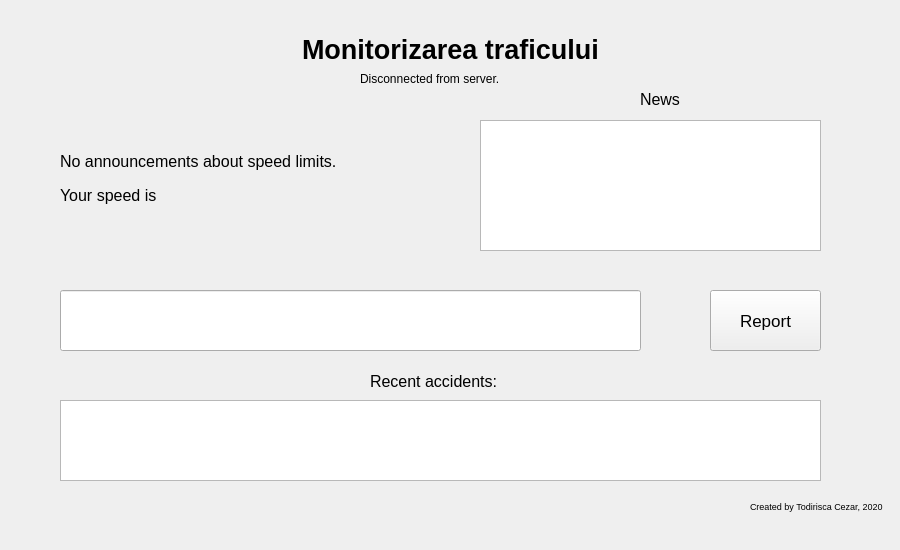
<?xml version="1.0" encoding="UTF-8"?>
<ui version="4.0">
 <class>main_window</class>
 <widget class="QMainWindow" name="main_window">
  <property name="geometry">
   <rect>
    <x>0</x>
    <y>0</y>
    <width>900</width>
    <height>550</height>
   </rect>
  </property>
  <property name="minimumSize">
   <size>
    <width>900</width>
    <height>500</height>
   </size>
  </property>
  <property name="maximumSize">
   <size>
    <width>900</width>
    <height>550</height>
   </size>
  </property>
  <property name="windowTitle">
   <string>Monitorizarea Traficului UI</string>
  </property>
  <widget class="QWidget" name="centralwidget">
   <widget class="QTextBrowser" name="alert_log">
    <property name="geometry">
     <rect>
      <x>60</x>
      <y>400</y>
      <width>761</width>
      <height>81</height>
     </rect>
    </property>
   </widget>
   <widget class="QLabel" name="create_log">
    <property name="geometry">
     <rect>
      <x>750</x>
      <y>500</y>
      <width>136</width>
      <height>13</height>
     </rect>
    </property>
    <property name="font">
     <font>
      <pointsize>7</pointsize>
     </font>
    </property>
    <property name="text">
     <string>Created by Todirisca Cezar, 2020</string>
    </property>
   </widget>
   <widget class="QLabel" name="alert_title">
    <property name="geometry">
     <rect>
      <x>370</x>
      <y>370</y>
      <width>135</width>
      <height>23</height>
     </rect>
    </property>
    <property name="font">
     <font>
      <pointsize>12</pointsize>
     </font>
    </property>
    <property name="text">
     <string>Recent accidents: </string>
    </property>
   </widget>
   <widget class="QLabel" name="hello_label">
    <property name="geometry">
     <rect>
      <x>780</x>
      <y>10</y>
      <width>101</width>
      <height>20</height>
     </rect>
    </property>
    <property name="font">
     <font>
      <pointsize>8</pointsize>
     </font>
    </property>
    <property name="text">
     <string/>
    </property>
   </widget>
   <widget class="QLineEdit" name="accident_input">
    <property name="geometry">
     <rect>
      <x>60</x>
      <y>290</y>
      <width>581</width>
      <height>61</height>
     </rect>
    </property>
    <property name="font">
     <font>
      <pointsize>14</pointsize>
     </font>
    </property>
   </widget>
   <widget class="QPushButton" name="report_btn">
    <property name="geometry">
     <rect>
      <x>710</x>
      <y>290</y>
      <width>111</width>
      <height>61</height>
     </rect>
    </property>
    <property name="font">
     <font>
      <pointsize>13</pointsize>
     </font>
    </property>
    <property name="text">
     <string>Report</string>
    </property>
   </widget>
   <widget class="QWidget" name="layoutWidget">
    <property name="geometry">
     <rect>
      <x>0</x>
      <y>30</y>
      <width>901</width>
      <height>39</height>
     </rect>
    </property>
    <layout class="QHBoxLayout" name="horizontalLayout">
     <item>
      <spacer name="horizontalSpacer">
       <property name="orientation">
        <enum>Qt::Horizontal</enum>
       </property>
       <property name="sizeHint" stdset="0">
        <size>
         <width>40</width>
         <height>20</height>
        </size>
       </property>
      </spacer>
     </item>
     <item>
      <widget class="QLabel" name="main_title">
       <property name="font">
        <font>
         <pointsize>20</pointsize>
         <weight>75</weight>
         <bold>true</bold>
        </font>
       </property>
       <property name="text">
        <string>Monitorizarea traficului</string>
       </property>
      </widget>
     </item>
     <item>
      <spacer name="horizontalSpacer_2">
       <property name="orientation">
        <enum>Qt::Horizontal</enum>
       </property>
       <property name="sizeHint" stdset="0">
        <size>
         <width>40</width>
         <height>20</height>
        </size>
       </property>
      </spacer>
     </item>
    </layout>
   </widget>
   <widget class="QLabel" name="speed_label">
    <property name="geometry">
     <rect>
      <x>60</x>
      <y>150</y>
      <width>899</width>
      <height>23</height>
     </rect>
    </property>
    <property name="font">
     <font>
      <pointsize>12</pointsize>
     </font>
    </property>
    <property name="text">
     <string>No announcements about speed limits.</string>
    </property>
   </widget>
   <widget class="QLabel" name="cur_speed_label">
    <property name="geometry">
     <rect>
      <x>60</x>
      <y>180</y>
      <width>301</width>
      <height>31</height>
     </rect>
    </property>
    <property name="font">
     <font>
      <pointsize>12</pointsize>
     </font>
    </property>
    <property name="text">
     <string>Your speed is</string>
    </property>
   </widget>
   <widget class="QTextBrowser" name="news_text">
    <property name="enabled">
     <bool>true</bool>
    </property>
    <property name="geometry">
     <rect>
      <x>480</x>
      <y>120</y>
      <width>341</width>
      <height>131</height>
     </rect>
    </property>
   </widget>
   <widget class="QLabel" name="news_label">
    <property name="enabled">
     <bool>true</bool>
    </property>
    <property name="geometry">
     <rect>
      <x>640</x>
      <y>90</y>
      <width>58</width>
      <height>18</height>
     </rect>
    </property>
    <property name="font">
     <font>
      <pointsize>12</pointsize>
     </font>
    </property>
    <property name="text">
     <string>News</string>
    </property>
   </widget>
   <widget class="QLabel" name="disconnected_label">
    <property name="geometry">
     <rect>
      <x>360</x>
      <y>70</y>
      <width>160</width>
      <height>18</height>
     </rect>
    </property>
    <property name="text">
     <string>Disconnected from server.</string>
    </property>
   </widget>
  </widget>
  <widget class="QMenuBar" name="menubar">
   <property name="geometry">
    <rect>
     <x>0</x>
     <y>0</y>
     <width>900</width>
     <height>23</height>
    </rect>
   </property>
  </widget>
 </widget>
 <resources/>
 <connections/>
</ui>
